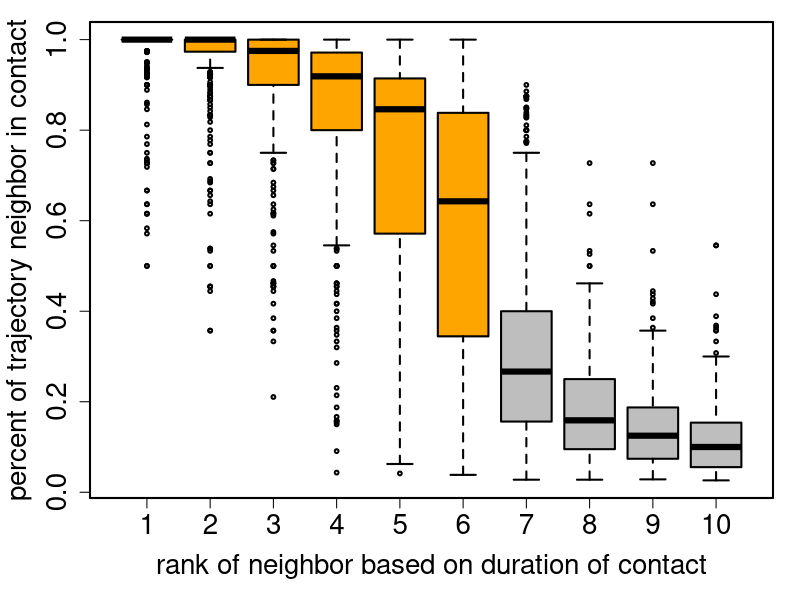
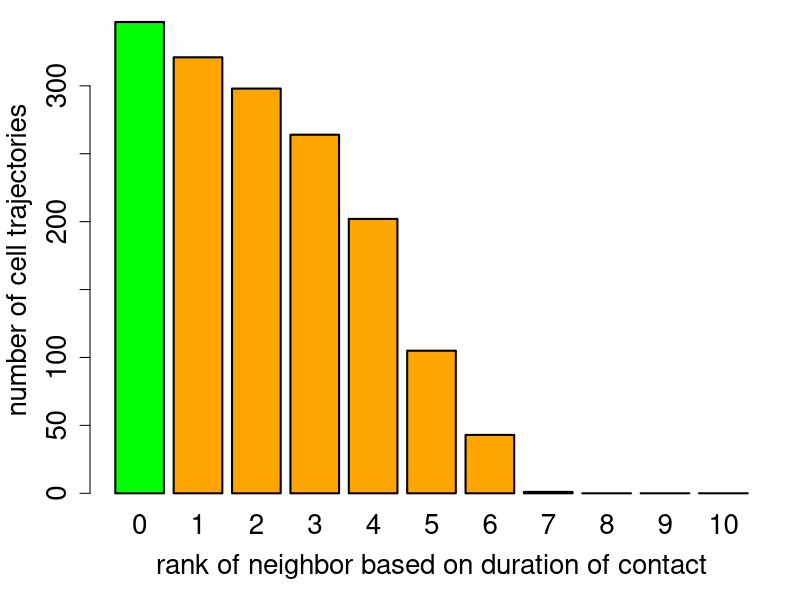

These figures' R source, in order:
data <- read.delim("live_data_output/072112_02_t11_50_neighbor_analysis.txt")
d <- data[data$traj.len > 10 ,]

pdf("rank_neighbors.pdf")

op <- par(mar=(c(5, 4.4, 1, 1.25) + 0.1), lwd=2, ps=20)
## ‘c(bottom, left, top, right)’ ‘c(5, 4, 4, 2) + 0.1’.

boxplot(d$rank.contact.1 / d$traj.len,
        d$rank.contact.2 / d$traj.len,
        d$rank.contact.3 / d$traj.len,
        d$rank.contact.4 / d$traj.len,
        d$rank.contact.5 / d$traj.len,
        d$rank.contact.6 / d$traj.len,
        d$rank.contact.7 / d$traj.len,
        d$rank.contact.8 / d$traj.len,
        d$rank.contact.9 / d$traj.len,
        d$rank.contact.10 / d$traj.len, outline=T, cex=0.5,
        names=1:10,
        col=c(rep("orange",6), rep("gray", 4)),
        xlab="rank of neighbor based on duration of contact",
        ylab="percent of trajectory neighbor in contact" )
par(op)

dev.off()


pdf("traj_90pcent_contact.pdf")

op <- par(mar=(c(5, 4.4, 1, 1.25) + 0.1), lwd=2, ps=20)
z <- c(dim(d)[1],
       sum(d$rank.contact.1 / d$traj.len >= 0.9, na.rm=T),
       sum(d$rank.contact.2 / d$traj.len >= 0.9, na.rm=T),
       sum(d$rank.contact.3 / d$traj.len >= 0.9, na.rm=T),
       sum(d$rank.contact.4 / d$traj.len >= 0.9, na.rm=T),
       sum(d$rank.contact.5 / d$traj.len >= 0.9, na.rm=T),
       sum(d$rank.contact.6 / d$traj.len >= 0.9, na.rm=T),
       sum(d$rank.contact.7 / d$traj.len >= 0.9, na.rm=T),
       sum(d$rank.contact.8 / d$traj.len >= 0.9, na.rm=T),
       sum(d$rank.contact.9 / d$traj.len >= 0.9, na.rm=T),
       sum(d$rank.contact.10 / d$traj.len >= 0.9, na.rm=T)
       )
  
barplot(z, names=c(0:10), col=c("green", rep("orange", 6), rep("gray", 4)), ylab="number of cell trajectories", xlab="rank of neighbor based on duration of contact")

dev.off()
